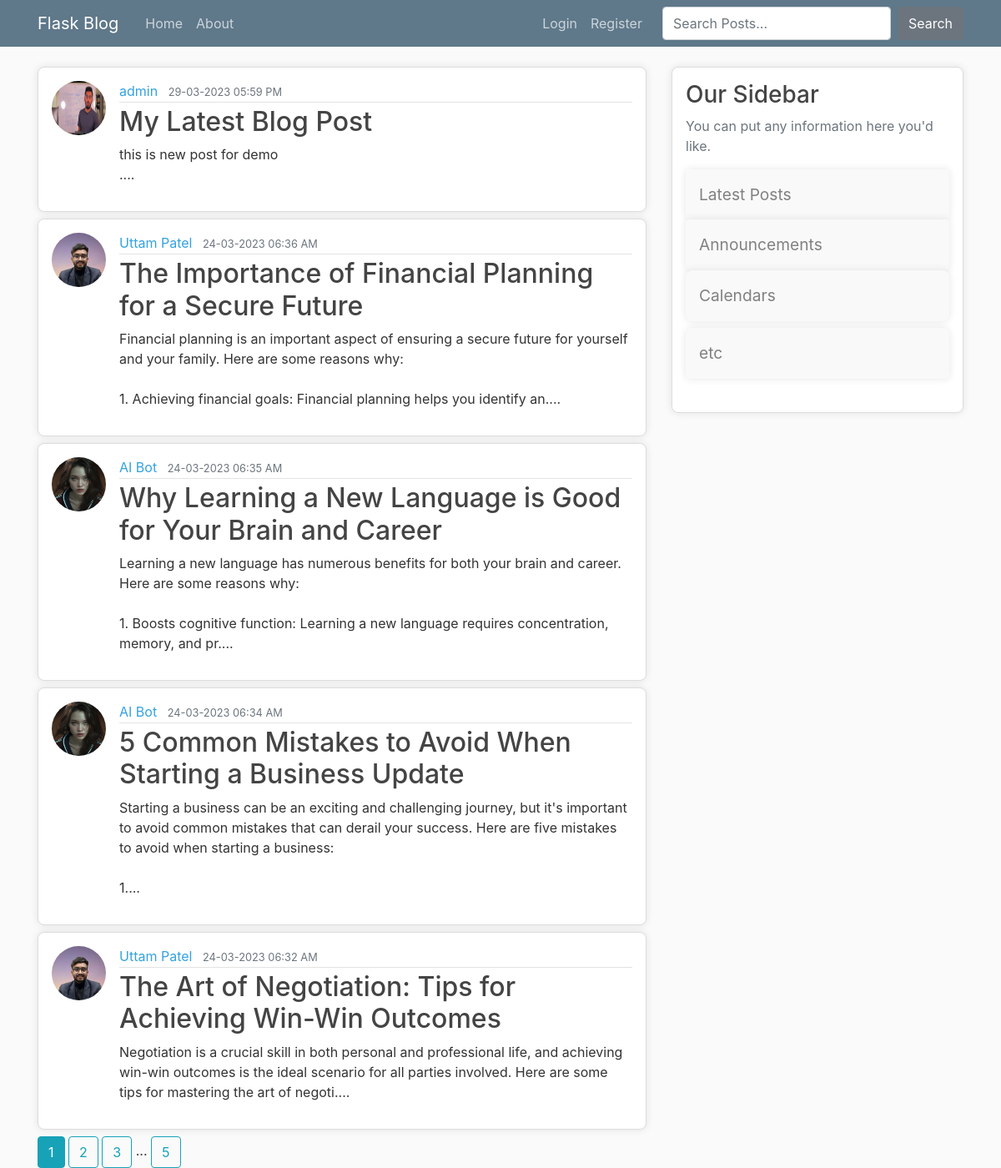
Page /home on the earlier database version.
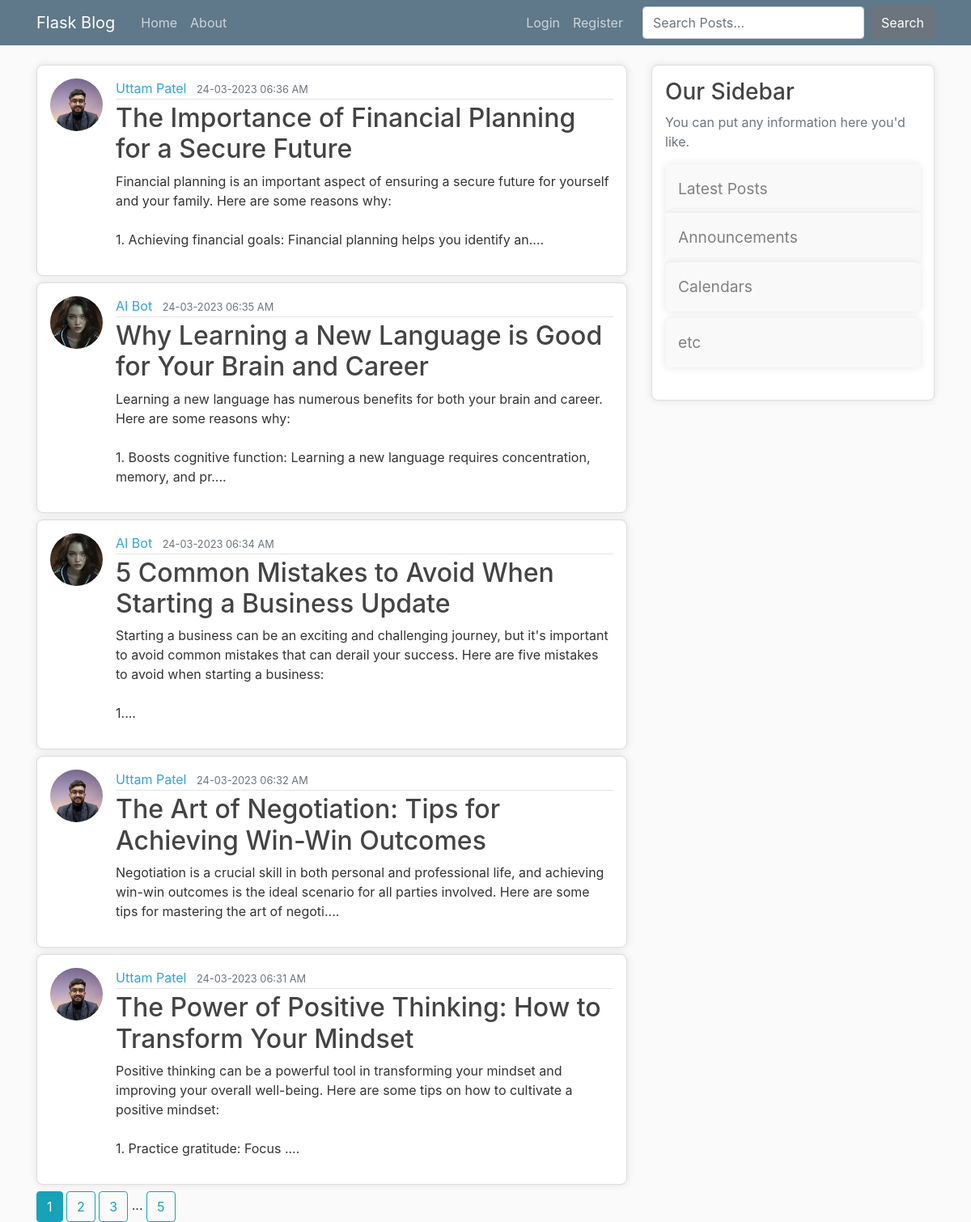
Same page on the later database version.
### flaskblog/models.py (models this page shows, shortened)
class Post(db.Model):
    id = db.Column(db.Integer, primary_key=True)
    title = db.Column(db.String(100), nullable=False)
    content = db.Column(db.Text, nullable=False)
    date_posted = db.Column(db.DateTime, nullable=False, default=datetime.utcnow)
    user_id = db.Column(db.Integer, db.ForeignKey('user.id'), nullable=False)

class User(db.Model,UserMixin):
    id = db.Column(db.Integer, primary_key=True)
    username = db.Column(db.String(20), unique=True, nullable=False)
    email = db.Column(db.String(120), unique=True, nullable=False)
    image_file = db.Column(db.String(20), nullable=False, default='default.png')
    password = db.Column(db.String(60), nullable=False)
    posts = db.relationship('Post', backref='author', lazy='dynamic')

### flaskblog/main/routes.py (the view)
@main.route("/")
@main.route("/home")
def home():
    page = request.args.get('page', 1, type=int)
    posts = Post.query.order_by(Post.date_posted.desc()).paginate(page=page, per_page=5)
    return render_template('home.html', posts=posts)

### flaskblog/templates/home.html
{% extends 'layout.html' %}
{% block content %}
    {% for post in posts.items %}
        <article class="media content-section">
            <img class="rounded-circle article-img" src="{{ url_for('static',filename='profile_pics/'+ post.author.image_file) }}" alt="">
            <div class="media-body">
            <div class="article-metadata">
                <a class="mr-2" href="{{ url_for('users.user_posts',username=post.author.username) }}">{{ post.author.username }}</a>
                <small class="text-muted">{{ post.date_posted.strftime('%d-%m-%Y  %I:%M %p') }}</small>
            </div>
            <h2><a class="article-title" href="{{ url_for('posts.post',post_id = post.id) }}">{{ post.title }}</a></h2>
            <p class="article-content">{{ post.content[:200] }}....</p>
            </div>
        </article>
    {% endfor %}
    {% for page_num in posts.iter_pages(left_edge=1,right_edge=1,left_current=1 , right_current=2) %}
        {% if page_num %}
            {% if page_num == posts.page %}
                <a class="btn btn-info" href="{{ url_for('main.home',page=page_num) }}">{{ page_num }}</a>
            {% else %}
                <a class="btn btn-outline-info" href="{{ url_for('main.home',page=page_num) }}">{{ page_num }}</a>
            {% endif %}
        {% else %}
        ...
        {% endif %}
    {% endfor %}
{% endblock content %}

### flaskblog/templates/layout.html (shortened to what this page needs)
<!DOCTYPE html>
<html>
<head>
    <link rel="stylesheet" href="https://maxcdn.bootstrapcdn.com/bootstrap/4.0.0/css/bootstrap.min.css">
    <link rel="stylesheet" type="text/css" href="{{ url_for('static', filename='main.css') }}">
</head>
<body>
    <header class="site-header">
      <nav class="navbar navbar-expand-md navbar-dark bg-steel fixed-top">
        <div class="container">
          <a class="navbar-brand mr-4" href="/">Flask Blog</a>
          <div class="collapse navbar-collapse" id="navbarToggle">
            <div class="navbar-nav mr-auto">
              <a class="nav-item nav-link" href="{{ url_for('main.home') }}">Home</a>
              <a class="nav-item nav-link" href="{{ url_for('main.about') }}">About</a>
            </div>
            <div class="navbar-nav">
              {% if current_user.is_authenticated %}
              <a class="nav-item nav-link" href="{{ url_for('posts.new_post') }}">New Post</a>
                <a class="nav-item nav-link" href="{{ url_for('users.account') }}">Account</a>
                <a class="nav-item nav-link" href="{{ url_for('users.logout') }}">Logout</a>
              {% else %}
                <a class="nav-item nav-link" href="{{ url_for('users.login') }}">Login</a>
                <a class="nav-item nav-link" href="{{ url_for('users.register') }}">Register</a>
              {% endif %}
              <form class="d-flex" action="{{ url_for('posts.search') }}" method="get">
                <input class="form-control me-2 ml-3" type="search" name="q" placeholder="Search Posts..." aria-label="Search">
                <button  class="btn btn-secondary ml-2" type="submit">Search</button>
              </form>
            </div>
          </div>
        </div>
      </nav>
    </header>
    <main role="main" class="container">
      <div class="row">
        <div class="col-md-8">
          {% block content %}{% endblock %}
        </div>
        <div class="col-md-4">
          <div class="content-section">
            <h3>Our Sidebar</h3>
            <p class='text-muted'>You can put any information here you'd like.
              <ul class="list-group">
                <a class="" href="{{ url_for('posts.latest_posts') }}"><li class="list-group-item list-group-item-light">Latest Posts</li></a>
                <a class="" href="{{ url_for('main.announcements') }}"><li class="list-group-item list-group-item-light">Announcements</li></a>
                <li class="list-group-item list-group-item-light">Calendars</li>
                <li class="list-group-item list-group-item-light">etc</li>
              </ul>
            </p>
          </div>
        </div>
      </div>
    </main>
</body>
</html>

### flaskblog/static/main.css (style rules this page uses)
body { background: #fafafa; color: #333333; margin-top: 5rem; }
h1, h2, h3, h4, h5, h6 { color: #444444; }
a { text-decoration: none; }
.bg-steel { background-color: #5f788a; }
.site-header .navbar-nav .nav-link { color: #cbd5db; }
.content-section { background: #ffffff; padding: 10px 20px; border: 1px solid #dddddd; border-radius: 3px; margin-bottom: 20px; padding: 1rem; margin-bottom: 0.5rem; border-radius: 0.5rem; box-shadow: 0 0 10px rgba(0, 0, 0, 0.1); }
.article-title { color: #444444; }
.article-content { white-space: pre-line; }
.article-img { height: 65px; width: 65px; margin-right: 16px; }
.article-metadata { padding-bottom: 1px; margin-bottom: 4px; border-bottom: 1px solid #e3e3e3 }
.list-group { font-size: 1.2rem; color: #555; line-height: 1.5; margin-bottom: 1.5rem; }
.list-group-item { background-color: #f9f9f9; border: none; padding: 1rem; margin-bottom: 0.5rem; border-radius: 0.5rem; box-shadow: 0 0 10px rgba(0, 0, 0, 0.1); }
a { color: #33a2e1; }

Differences in the rows shown:
removed Post: image_file (picture), author.username "admin", date_posted "29-03-2023 05:59 PM", title "My Latest Blog Post", content "this is new post for demo"
now on this page (row unchanged): Post: image_file (picture), author.username "Uttam Patel", date_posted "24-03-2023 06:31 AM", title "The Power of Positive Thinking: How to Transform Your Mindset", content "Positive thinking can be a powerful tool in transforming your mindset and improving your overall well-being. Here are some tips on how to cultivate a positive mindset: 1. Practice gratitude: Focus"
